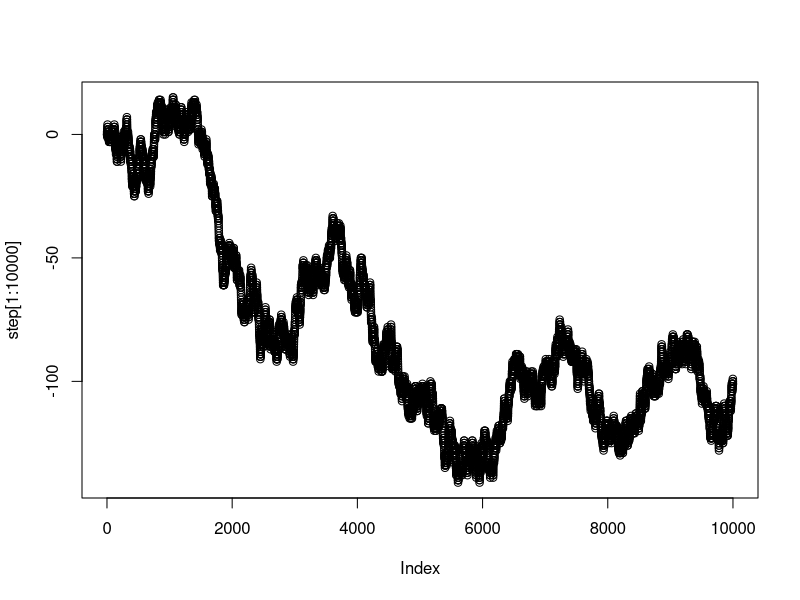

This figure's R source:
## ---- chunk 1
knitr::opts_chunk$set(echo = TRUE)
## ---- chunk 2
#This was mostly if not completely my code

my_paragraph <- "Charles Duke (born October 3, 1935) is a former astronaut, United States Air Force (USAF) officer and test pilot. As the lunar module pilot of Apollo 16 in 1972, he became (and remains) the tenth and youngest person to walk on the Moon. A 1957 graduate of the United States Naval Academy who joined the USAF, Duke completed his advanced flight training at Moody Air Force Base, and became a fighter pilot. He graduated from the Aerospace Research Pilot School in September 1965, and stayed on as an instructor. In April 1966, he was one of nineteen men selected for NASA's fifth group of astronauts. As a CAPCOM for Apollo 11, the first crewed landing on the Moon, in July 1969, his distinctive Southern drawl became familiar to audiences around the world. Duke was backup lunar module pilot for Apollo 13."
the_letters <- unlist(strsplit(my_paragraph, split=""))
the_letters

df = data.frame(table(the_letters))

total = sum(df$Freq)

probability <- c()
for (i in 1:length(df$Freq)) {
    probability[i] <- (df$Freq[i]/total)
}

df = cbind(probability, df)
## ---- chunk 3

#The first line of code was mine, the others were from Dr. Crump's website

my_letters = sample(df$the_letters, 20*5, replace = TRUE, prob = df$probability)

my_strings <- matrix(my_letters, ncol=5)

random_strings <-c()
for(i in 1:dim(my_strings)[1]){
  random_strings[i] <- paste(my_strings[i,], collapse="")
}

random_strings
## ---- chunk 4
#I used Dr. Crump's code for the entirety of this question

step = c(0)

for (i in 1:10000) {
  flip <- sample(c(1,-1),1)
  step[i+1] <- step[i] +flip
}
plot(step[1:10000])
## ---- chunk 5
max(step)
min(step)
## ---- chunk 6
# 
# library(tidyverse)
# trials = 1:10001
# df2 = data.frame(
#   step,
#   trials
# )
# 
# negative = df2 %>% filter(df2$step < 0)
# positive = df2 %>% filter(df2$step > 0)


#For this question, I initially tried attempting it indepentently but ultimately used Dr. Crump's code
logical_step <- sign(step)

sequence <- c()
counter <- 0

for (i in 1:length(logical_step)) {
  if(logical_step[i] == 0){
    sequence <- c(sequence,counter)
    counter <- 0
  } else {
    counter <- counter+logical_step[i]
  }
}
max(sequence)
min(sequence)
